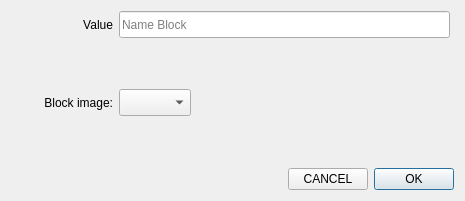
<?xml version="1.0" encoding="UTF-8"?>
<ui version="4.0">
 <class>Dialog</class>
 <widget class="QDialog" name="Dialog">
  <property name="geometry">
   <rect>
    <x>0</x>
    <y>0</y>
    <width>465</width>
    <height>201</height>
   </rect>
  </property>
  <property name="windowTitle">
   <string>Dialog</string>
  </property>
  <layout class="QVBoxLayout" name="verticalLayout_4">
   <item>
    <layout class="QHBoxLayout" name="horizontalLayout_10">
     <item>
      <widget class="QLabel" name="label_4">
       <property name="minimumSize">
        <size>
         <width>102</width>
         <height>27</height>
        </size>
       </property>
       <property name="maximumSize">
        <size>
         <width>102</width>
         <height>27</height>
        </size>
       </property>
       <property name="text">
        <string>Value</string>
       </property>
       <property name="alignment">
        <set>Qt::AlignRight|Qt::AlignTrailing|Qt::AlignVCenter</set>
       </property>
      </widget>
     </item>
     <item>
      <widget class="QLineEdit" name="lineEditName">
       <property name="minimumSize">
        <size>
         <width>331</width>
         <height>27</height>
        </size>
       </property>
       <property name="maximumSize">
        <size>
         <width>331</width>
         <height>27</height>
        </size>
       </property>
       <property name="toolTip">
        <string extracomment="Name of block"/>
       </property>
       <property name="placeholderText">
        <string>Name Block</string>
       </property>
      </widget>
     </item>
     <item>
      <spacer name="horizontalSpacer_2">
       <property name="orientation">
        <enum>Qt::Horizontal</enum>
       </property>
       <property name="sizeHint" stdset="0">
        <size>
         <width>40</width>
         <height>20</height>
        </size>
       </property>
      </spacer>
     </item>
    </layout>
   </item>
   <item>
    <layout class="QHBoxLayout" name="horizontalLayout_5">
     <item>
      <layout class="QVBoxLayout" name="verticalLayout">
       <item>
        <layout class="QHBoxLayout" name="horizontalLayout_3">
         <item>
          <widget class="QLabel" name="label_2">
           <property name="minimumSize">
            <size>
             <width>102</width>
             <height>27</height>
            </size>
           </property>
           <property name="maximumSize">
            <size>
             <width>102</width>
             <height>27</height>
            </size>
           </property>
           <property name="text">
            <string>Block image:</string>
           </property>
           <property name="alignment">
            <set>Qt::AlignRight|Qt::AlignTrailing|Qt::AlignVCenter</set>
           </property>
          </widget>
         </item>
         <item>
          <widget class="QComboBox" name="comboBoxBlockImage">
           <property name="maximumSize">
            <size>
             <width>110</width>
             <height>27</height>
            </size>
           </property>
           <property name="toolTip">
            <string extracomment="You can select diferents blocks"/>
           </property>
          </widget>
         </item>
        </layout>
       </item>
      </layout>
     </item>
     <item>
      <spacer name="horizontalSpacer_8">
       <property name="orientation">
        <enum>Qt::Horizontal</enum>
       </property>
       <property name="sizeHint" stdset="0">
        <size>
         <width>40</width>
         <height>20</height>
        </size>
       </property>
      </spacer>
     </item>
     <item>
      <widget class="QLabel" name="BlockImage">
       <property name="minimumSize">
        <size>
         <width>161</width>
         <height>111</height>
        </size>
       </property>
       <property name="text">
        <string/>
       </property>
      </widget>
     </item>
    </layout>
   </item>
   <item>
    <layout class="QHBoxLayout" name="horizontalLayout_9">
     <item>
      <spacer name="horizontalSpacer_4">
       <property name="orientation">
        <enum>Qt::Horizontal</enum>
       </property>
       <property name="sizeHint" stdset="0">
        <size>
         <width>40</width>
         <height>20</height>
        </size>
       </property>
      </spacer>
     </item>
     <item>
      <widget class="QPushButton" name="pushButtonCancel">
       <property name="maximumSize">
        <size>
         <width>150</width>
         <height>16777215</height>
        </size>
       </property>
       <property name="text">
        <string>CANCEL</string>
       </property>
       <property name="autoDefault">
        <bool>false</bool>
       </property>
      </widget>
     </item>
     <item>
      <widget class="QPushButton" name="pushButtonOK">
       <property name="maximumSize">
        <size>
         <width>150</width>
         <height>16777215</height>
        </size>
       </property>
       <property name="text">
        <string>OK</string>
       </property>
      </widget>
     </item>
    </layout>
   </item>
  </layout>
 </widget>
 <tabstops>
  <tabstop>pushButtonOK</tabstop>
  <tabstop>lineEditName</tabstop>
  <tabstop>comboBoxBlockImage</tabstop>
  <tabstop>pushButtonCancel</tabstop>
 </tabstops>
 <resources/>
 <connections/>
</ui>
